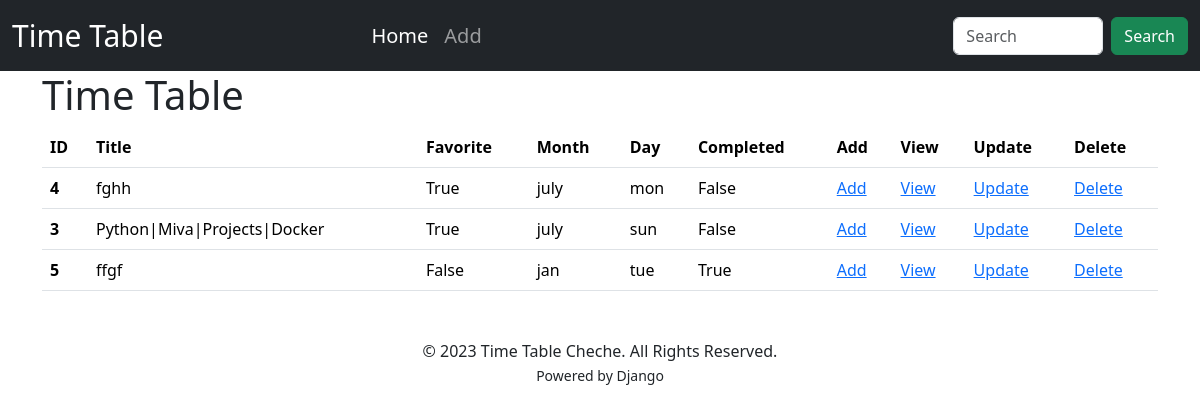
The page / on the database its author committed.
### timetable/models.py (models this page shows, shortened)
class Todo(models.Model):
    title = models.CharField(max_length=120)
    description = models.TextField()
    completed = models.BooleanField(default=False)
    favorite = models.BooleanField(default=False)
    day = models.CharField(max_length=7, choices=DAY_CHOICES, default='sun',blank=True)
    month = models.CharField(max_length=12, choices=MONTH_CHOICES, default='jan',blank=True)

### timetable/views.py (the view)
# urls.py: path('', views.index, name='index'),
def index(request):
    todos = Todo.objects.order_by('day').all()
    return render(request, 'timetable/index.html', {'todos': todos})

### timetable/templates/timetable/index.html
{% extends 'base.html' %}
{% block content %}
<h1>Time Table</h1>
<table class="table">
  <thead>
    <tr>
        {% if todos %}
      <th scope="col">ID</th>
      <th scope="col">Title</th>
      <th scope="col">Favorite</th>
      <th scope="col">Month</th>
     <th scope="col">Day</th>
      <th>Completed</th>
      <th>Add</th>
      <th>View</th>
      <th>Update</th>
      <th>Delete</th>
    </tr>
  </thead>
  <tbody>
    <tr>
        {% for todo in todos %}
      <th scope="row">{{ todo.id }}</th>
      <td>{{ todo.title }}</td>
      <td>{{ todo.favorite }}</td>
      <td>{{ todo.month }}</td>
      <td>{{ todo.day }}</td>
      <td>{{ todo.completed }}</td>
      <td><a href="{% url 'add'  %}">Add</a></td>
      <td><a href="{% url 'details' todo.id %}">View</a></td>
      <td><a href="{% url 'update' todo.id %}">Update</a></td>
      <td><a href="{% url 'delete' todo.id %}">Delete</a></td>
    </tr>
    {% endfor %}
    {% else %}
    <p>No todos yet</p>
    {% endif %}
  </tbody>
</table>
{% endblock %}

### timetable/templates/base.html (shortened to what this page needs)
<!DOCTYPE html>
{% load static %}
<html lang="en">
<head>
    <link href="https://cdn.jsdelivr.net/npm/bootstrap@5.3.3/dist/css/bootstrap.min.css" rel="stylesheet">
    <link rel="stylesheet" href="{% static 'css/style.css' %}">
</head>
<body>
    <nav class="navbar navbar-expand-lg navbar-dark bg-dark">
        <div class="container-fluid">
          <a class="navbar-brand"   style="font-size: 30px; margin-right: 200px;" href="{% url 'index' %}">Time Table</a>
          <div class="collapse navbar-collapse" id="navbarNav">
            <ul class="navbar-nav">
              <li class="nav-item">
                <a class="nav-link active" aria-current="page" style="font-size: 20px;" href="{% url 'index' %}">Home</a>
              </li>
              <li class="nav-item">
                <a class="nav-link" style="font-size: 20px;" href="{% url 'add' %}">Add</a>
              </li>
            </ul>
          </div>
             <form class="d-flex" role="search" method="get" action="{% url 'search' %}">
      <input class="form-control me-2" type="search" placeholder="Search" aria-label="Search">
      <button class="btn btn-success" type="submit">Search</button>
    </form>
        </div>
      </nav>
    <div class="container">{% block content %}{% endblock %}</div>
    <div class="footer  mt-5 text-center">
        <footer>
            <p>&copy; 2023 Time Table Cheche. All Rights Reserved. <br>
                <small>Powered by Django</small>
            </p>
        </footer>
    </div>
</body>
</html>

### timetable/static/css/style.css (style rules this page uses)
form.d-flex input[type="search"] { width: 150px; transition: width 0.5s ease-in-out; }

### rows shown on the page
Todo: id "4", title "fghh", favorite "True", month "july", day "mon", completed "False"
Todo: id "3", title "Python|Miva|Projects|Docker", favorite "True", month "july", day "sun", completed "False"
Todo: id "5", title "ffgf", favorite "False", month "jan", day "tue", completed "True"
